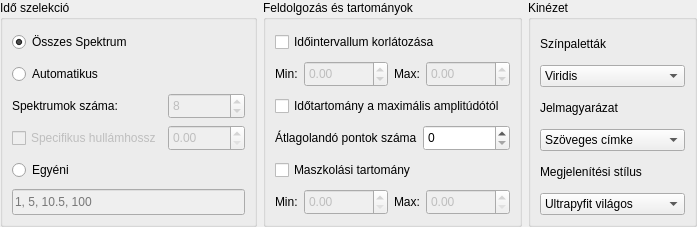
          <widget class="QWidget" name="pageSpectraOptions">
           <layout class="QHBoxLayout" name="horizontalLayout_4">
            <property name="leftMargin">
             <number>0</number>
            </property>
            <property name="topMargin">
             <number>0</number>
            </property>
            <property name="rightMargin">
             <number>0</number>
            </property>
            <property name="bottomMargin">
             <number>0</number>
            </property>
            <item>
             <layout class="QHBoxLayout" name="horizontalLayout_3">
              <item>
               <widget class="QGroupBox" name="grpTimeSelectionSpectra">
                <property name="sizePolicy">
                 <sizepolicy hsizetype="Expanding" vsizetype="Preferred">
                  <horstretch>0</horstretch>
                  <verstretch>0</verstretch>
                 </sizepolicy>
                </property>
                <property name="title">
                 <string>Idő szelekció</string>
                </property>
                <layout class="QGridLayout" name="gridLayout_4">
                 <item row="0" column="0">
                  <widget class="QRadioButton" name="rbAllSpectra">
                   <property name="minimumSize">
                    <size>
                     <width>0</width>
                     <height>26</height>
                    </size>
                   </property>
                   <property name="text">
                    <string>Összes Spektrum</string>
                   </property>
                   <property name="checked">
                    <bool>true</bool>
                   </property>
                  </widget>
                 </item>
                 <item row="1" column="0">
                  <widget class="QRadioButton" name="rbAutomaticSpectra">
                   <property name="minimumSize">
                    <size>
                     <width>0</width>
                     <height>26</height>
                    </size>
                   </property>
                   <property name="text">
                    <string>Automatikus</string>
                   </property>
                  </widget>
                 </item>
                 <item row="2" column="0">
                  <widget class="QLabel" name="lblNumberOfSpectra">
                   <property name="sizePolicy">
                    <sizepolicy hsizetype="Fixed" vsizetype="Fixed">
                     <horstretch>0</horstretch>
                     <verstretch>0</verstretch>
                    </sizepolicy>
                   </property>
                   <property name="minimumSize">
                    <size>
                     <width>0</width>
                     <height>26</height>
                    </size>
                   </property>
                   <property name="text">
                    <string>Spektrumok száma:</string>
                   </property>
                  </widget>
                 </item>
                 <item row="2" column="1">
                  <widget class="QSpinBox" name="sbNumberOfSpectra">
                   <property name="enabled">
                    <bool>false</bool>
                   </property>
                   <property name="minimumSize">
                    <size>
                     <width>0</width>
                     <height>26</height>
                    </size>
                   </property>
                   <property name="maximum">
                    <number>1024</number>
                   </property>
                   <property name="value">
                    <number>8</number>
                   </property>
                  </widget>
                 </item>
                 <item row="3" column="0">
                  <widget class="QCheckBox" name="chkAtWavelengthSpectra">
                   <property name="enabled">
                    <bool>false</bool>
                   </property>
                   <property name="sizePolicy">
                    <sizepolicy hsizetype="Fixed" vsizetype="Fixed">
                     <horstretch>0</horstretch>
                     <verstretch>0</verstretch>
                    </sizepolicy>
                   </property>
                   <property name="minimumSize">
                    <size>
                     <width>0</width>
                     <height>26</height>
                    </size>
                   </property>
                   <property name="text">
                    <string>Specifikus hullámhossz</string>
                   </property>
                  </widget>
                 </item>
                 <item row="3" column="1">
                  <widget class="QDoubleSpinBox" name="dsbAtWavelengthSpectra">
                   <property name="enabled">
                    <bool>false</bool>
                   </property>
                   <property name="minimumSize">
                    <size>
                     <width>0</width>
                     <height>26</height>
                    </size>
                   </property>
                   <property name="maximum">
                    <double>10000.000000000000000</double>
                   </property>
                  </widget>
                 </item>
                 <item row="4" column="0">
                  <widget class="QRadioButton" name="rbCustomSpectra">
                   <property name="minimumSize">
                    <size>
                     <width>0</width>
                     <height>26</height>
                    </size>
                   </property>
                   <property name="text">
                    <string>Egyéni</string>
                   </property>
                  </widget>
                 </item>
                 <item row="5" column="0" colspan="2">
                  <widget class="QLineEdit" name="leCustomTimesSpectral">
                   <property name="enabled">
                    <bool>false</bool>
                   </property>
                   <property name="minimumSize">
                    <size>
                     <width>0</width>
                     <height>26</height>
                    </size>
                   </property>
                   <property name="placeholderText">
                    <string>1, 5, 10.5, 100</string>
                   </property>
                  </widget>
                 </item>
                </layout>
               </widget>
              </item>
              <item>
               <widget class="QGroupBox" name="grpProcessingAndRangesSpectra">
                <property name="sizePolicy">
                 <sizepolicy hsizetype="Expanding" vsizetype="Preferred">
                  <horstretch>0</horstretch>
                  <verstretch>0</verstretch>
                 </sizepolicy>
                </property>
                <property name="title">
                 <string>Feldolgozás és tartományok</string>
                </property>
                <layout class="QVBoxLayout" name="verticalLayout_4">
                 <item>
                  <widget class="QCheckBox" name="chkTimeRangeSpectra">
                   <property name="minimumSize">
                    <size>
                     <width>0</width>
                     <height>26</height>
                    </size>
                   </property>
                   <property name="maximumSize">
                    <size>
                     <width>262</width>
                     <height>16777215</height>
                    </size>
                   </property>
                   <property name="text">
                    <string>Időintervallum korlátozása</string>
                   </property>
                  </widget>
                 </item>
                 <item>
                  <layout class="QHBoxLayout" name="horizontalLayout_5">
                   <property name="sizeConstraint">
                    <enum>QLayout::SizeConstraint::SetDefaultConstraint</enum>
                   </property>
                   <item>
                    <widget class="QLabel" name="lblTimeRangeStartSpectra">
                     <property name="sizePolicy">
                      <sizepolicy hsizetype="Fixed" vsizetype="Fixed">
                       <horstretch>0</horstretch>
                       <verstretch>0</verstretch>
                      </sizepolicy>
                     </property>
                     <property name="minimumSize">
                      <size>
                       <width>0</width>
                       <height>26</height>
                      </size>
                     </property>
                     <property name="text">
                      <string>Min:</string>
                     </property>
                    </widget>
                   </item>
                   <item>
                    <widget class="QDoubleSpinBox" name="dsbTimeRangeStartSpectra">
                     <property name="enabled">
                      <bool>false</bool>
                     </property>
                     <property name="sizePolicy">
                      <sizepolicy hsizetype="Expanding" vsizetype="Fixed">
                       <horstretch>0</horstretch>
                       <verstretch>0</verstretch>
                      </sizepolicy>
                     </property>
                     <property name="minimumSize">
                      <size>
                       <width>0</width>
                       <height>26</height>
                      </size>
                     </property>
                     <property name="minimum">
                      <double>-10.000000000000000</double>
                     </property>
                     <property name="maximum">
                      <double>100000.000000000000000</double>
                     </property>
                    </widget>
                   </item>
                   <item>
                    <widget class="QLabel" name="lblTimeRangeStopSpectra">
                     <property name="sizePolicy">
                      <sizepolicy hsizetype="Fixed" vsizetype="Fixed">
                       <horstretch>0</horstretch>
                       <verstretch>0</verstretch>
                      </sizepolicy>
                     </property>
                     <property name="minimumSize">
                      <size>
                       <width>0</width>
                       <height>26</height>
                      </size>
                     </property>
                     <property name="text">
                      <string>Max:</string>
                     </property>
                    </widget>
                   </item>
                   <item>
                    <widget class="QDoubleSpinBox" name="dsbTimeRangeStopSpectra">
                     <property name="enabled">
                      <bool>false</bool>
                     </property>
                     <property name="sizePolicy">
                      <sizepolicy hsizetype="Expanding" vsizetype="Fixed">
                       <horstretch>0</horstretch>
                       <verstretch>0</verstretch>
                      </sizepolicy>
                     </property>
                     <property name="minimumSize">
                      <size>
                       <width>0</width>
                       <height>26</height>
                      </size>
                     </property>
                     <property name="minimum">
                      <double>-10.000000000000000</double>
                     </property>
                     <property name="maximum">
                      <double>100000.000000000000000</double>
                     </property>
                    </widget>
                   </item>
                  </layout>
                 </item>
                 <item>
                  <widget class="QCheckBox" name="chkFromMaxToMinSpectra">
                   <property name="minimumSize">
                    <size>
                     <width>0</width>
                     <height>26</height>
                    </size>
                   </property>
                   <property name="text">
                    <string>Időtartomány a maximális amplitúdótól</string>
                   </property>
                  </widget>
                 </item>
                 <item>
                  <layout class="QHBoxLayout" name="horizontalLayout_7">
                   <property name="sizeConstraint">
                    <enum>QLayout::SizeConstraint::SetDefaultConstraint</enum>
                   </property>
                   <item>
                    <widget class="QLabel" name="lblAverageSpectra">
                     <property name="sizePolicy">
                      <sizepolicy hsizetype="Fixed" vsizetype="Fixed">
                       <horstretch>0</horstretch>
                       <verstretch>0</verstretch>
                      </sizepolicy>
                     </property>
                     <property name="minimumSize">
                      <size>
                       <width>0</width>
                       <height>26</height>
                      </size>
                     </property>
                     <property name="text">
                      <string>Átlagolandó pontok száma</string>
                     </property>
                    </widget>
                   </item>
                   <item>
                    <widget class="QSpinBox" name="sbAverageSpectra">
                     <property name="sizePolicy">
                      <sizepolicy hsizetype="Expanding" vsizetype="Fixed">
                       <horstretch>0</horstretch>
                       <verstretch>0</verstretch>
                      </sizepolicy>
                     </property>
                     <property name="minimumSize">
                      <size>
                       <width>0</width>
                       <height>26</height>
                      </size>
                     </property>
                    </widget>
                   </item>
                  </layout>
                 </item>
                 <item>
                  <widget class="QCheckBox" name="chkMaskRangeSpectra">
                   <property name="minimumSize">
                    <size>
                     <width>0</width>
                     <height>26</height>
                    </size>
                   </property>
                   <property name="text">
                    <string>Maszkolási tartomány</string>
                   </property>
                  </widget>
                 </item>
                 <item>
                  <layout class="QHBoxLayout" name="horizontalLayout_6">
                   <property name="sizeConstraint">
                    <enum>QLayout::SizeConstraint::SetDefaultConstraint</enum>
                   </property>
                   <item>
                    <widget class="QLabel" name="lblMaskRangeStartSpectra">
                     <property name="sizePolicy">
                      <sizepolicy hsizetype="Fixed" vsizetype="Fixed">
                       <horstretch>0</horstretch>
                       <verstretch>0</verstretch>
                      </sizepolicy>
                     </property>
                     <property name="minimumSize">
                      <size>
                       <width>0</width>
                       <height>26</height>
                      </size>
                     </property>
                     <property name="text">
                      <string>Min:</string>
                     </property>
                    </widget>
                   </item>
                   <item>
                    <widget class="QDoubleSpinBox" name="dsbMaskRangeStartSpectra">
                     <property name="enabled">
                      <bool>false</bool>
                     </property>
                     <property name="sizePolicy">
                      <sizepolicy hsizetype="Expanding" vsizetype="Fixed">
                       <horstretch>0</horstretch>
                       <verstretch>0</verstretch>
                      </sizepolicy>
                     </property>
                     <property name="minimumSize">
                      <size>
                       <width>0</width>
                       <height>26</height>
                      </size>
                     </property>
                     <property name="maximum">
                      <double>10000.000000000000000</double>
                     </property>
                    </widget>
                   </item>
                   <item>
                    <widget class="QLabel" name="lblMaskRangeStopSpectra">
                     <property name="sizePolicy">
                      <sizepolicy hsizetype="Fixed" vsizetype="Fixed">
                       <horstretch>0</horstretch>
                       <verstretch>0</verstretch>
                      </sizepolicy>
                     </property>
                     <property name="minimumSize">
                      <size>
                       <width>0</width>
                       <height>26</height>
                      </size>
                     </property>
                     <property name="text">
                      <string>Max:</string>
                     </property>
                    </widget>
                   </item>
                   <item>
                    <widget class="QDoubleSpinBox" name="dsbMaskRangeStopSpectra">
                     <property name="enabled">
                      <bool>false</bool>
                     </property>
                     <property name="sizePolicy">
                      <sizepolicy hsizetype="Expanding" vsizetype="Fixed">
                       <horstretch>0</horstretch>
                       <verstretch>0</verstretch>
                      </sizepolicy>
                     </property>
                     <property name="minimumSize">
                      <size>
                       <width>0</width>
                       <height>26</height>
                      </size>
                     </property>
                     <property name="maximum">
                      <double>10000.000000000000000</double>
                     </property>
                    </widget>
                   </item>
                  </layout>
                 </item>
                </layout>
               </widget>
              </item>
              <item>
               <widget class="QGroupBox" name="grpStyleSpectra">
                <property name="sizePolicy">
                 <sizepolicy hsizetype="Expanding" vsizetype="Preferred">
                  <horstretch>0</horstretch>
                  <verstretch>0</verstretch>
                 </sizepolicy>
                </property>
                <property name="maximumSize">
                 <size>
                  <width>211</width>
                  <height>16777215</height>
                 </size>
                </property>
                <property name="title">
                 <string>Kinézet</string>
                </property>
                <layout class="QVBoxLayout" name="verticalLayout_2">
                 <item>
                  <widget class="QLabel" name="lblColormapsSpectra">
                   <property name="text">
                    <string>Színpaletták</string>
                   </property>
                  </widget>
                 </item>
                 <item>
                  <widget class="QComboBox" name="cbColormapsSpectra">
                   <property name="sizePolicy">
                    <sizepolicy hsizetype="Expanding" vsizetype="Fixed">
                     <horstretch>0</horstretch>
                     <verstretch>0</verstretch>
                    </sizepolicy>
                   </property>
                   <property name="maximumSize">
                    <size>
                     <width>16777215</width>
                     <height>16777215</height>
                    </size>
                   </property>
                   <item>
                    <property name="text">
                     <string>Viridis</string>
                    </property>
                   </item>
                   <item>
                    <property name="text">
                     <string>Plasma</string>
                    </property>
                   </item>
                   <item>
                    <property name="text">
                     <string>Inferno</string>
                    </property>
                   </item>
                   <item>
                    <property name="text">
                     <string>Magma</string>
                    </property>
                   </item>
                   <item>
                    <property name="text">
                     <string>Cividis</string>
                    </property>
                   </item>
                  </widget>
                 </item>
                 <item>
                  <widget class="QLabel" name="lblLegendSpectra">
                   <property name="text">
                    <string>Jelmagyarázat</string>
                   </property>
                  </widget>
                 </item>
                 <item>
                  <widget class="QComboBox" name="cbLegendSpectra">
                   <property name="sizePolicy">
                    <sizepolicy hsizetype="Expanding" vsizetype="Fixed">
                     <horstretch>0</horstretch>
                     <verstretch>0</verstretch>
                    </sizepolicy>
                   </property>
                   <property name="maximumSize">
                    <size>
                     <width>16777215</width>
                     <height>16777215</height>
                    </size>
                   </property>
                   <item>
                    <property name="text">
                     <string>Szöveges címke</string>
                    </property>
                   </item>
                   <item>
                    <property name="text">
                     <string>Idő színskála</string>
                    </property>
                   </item>
                   <item>
                    <property name="text">
                     <string>Rejtett</string>
                    </property>
                   </item>
                  </widget>
                 </item>
                 <item>
                  <widget class="QLabel" name="lblStyleSpectra">
                   <property name="text">
                    <string>Megjelenítési stílus</string>
                   </property>
                  </widget>
                 </item>
                 <item>
                  <widget class="QComboBox" name="cbStyleSpectra">
                   <property name="sizePolicy">
                    <sizepolicy hsizetype="Expanding" vsizetype="Fixed">
                     <horstretch>0</horstretch>
                     <verstretch>0</verstretch>
                    </sizepolicy>
                   </property>
                   <property name="maximumSize">
                    <size>
                     <width>16777215</width>
                     <height>16777215</height>
                    </size>
                   </property>
                   <item>
                    <property name="text">
                     <string>Ultrapyfit világos</string>
                    </property>
                   </item>
                   <item>
                    <property name="text">
                     <string>Ultrapyfit sötét</string>
                    </property>
                   </item>
                   <item>
                    <property name="text">
                     <string>Alapértelmezett</string>
                    </property>
                   </item>
                   <item>
                    <property name="text">
                     <string>Seaborn világos rács</string>
                    </property>
                   </item>
                   <item>
                    <property name="text">
                     <string>Seaborn sötét rács</string>
                    </property>
                   </item>
                   <item>
                    <property name="text">
                     <string>Sötét háttér</string>
                    </property>
                   </item>
                   <item>
                    <property name="text">
                     <string>ggplot</string>
                    </property>
                   </item>
                  </widget>
                 </item>
                </layout>
               </widget>
              </item>
             </layout>
            </item>
           </layout>
          </widget>
